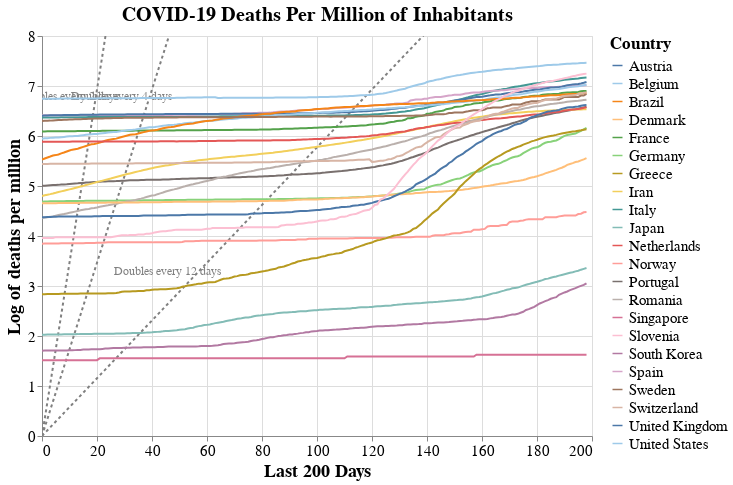

The notebook cell this image was saved under:
### Code cell
#hide_input
# Stack data to get it to Altair dataframe format
data_countries_pc2 = data_countries_pc.copy()
for i in range(0,len(countries)):
    data_countries_pc2[i] = data_countries_pc2[i].reset_index()
    data_countries_pc2[i]['n_days'] = data_countries_pc2[i].index
    data_countries_pc2[i]['log_cases'] = np.log(data_countries_pc2[i]["total_cases"])
data_plot = data_countries_pc2[0]
for i in range(1, len(countries)):    
    data_plot = pd.concat([data_plot, data_countries_pc2[i]], axis=0)
data_plot["trend_2days"] = np.log(2)/2*data_plot["n_days"]
data_plot["trend_4days"] = np.log(2)/4*data_plot["n_days"]
data_plot["trend_12days"] = np.log(2)/12*data_plot["n_days"]
data_plot["trend_2days_label"] = "Doubles every 2 days"
data_plot["trend_4days_label"] = "Doubles evey 4 days"
data_plot["trend_12days_label"] = "Doubles every 12 days"


# Plot it using Altair
source = data_plot

scales = alt.selection_interval(bind='scales', zoom=False)
selection = alt.selection_multi(fields=['location'], bind='legend')

base = alt.Chart(source, title = "COVID-19 Deaths Per Million of Inhabitants").encode(
    x = alt.X('n_days:Q', title = "Last 200 Days"),
    y = alt.Y("log_cases:Q",title = "Log of deaths per million"),
    color = alt.Color('location:N', legend=alt.Legend(title="Country", labelFontSize=15, titleFontSize=17),
                     scale=alt.Scale(scheme='tableau20')),
    opacity = alt.condition(selection, alt.value(1), alt.value(0.1))
)

lines = base.mark_line().add_selection(
    scales
).add_selection(
    selection
).properties(
    width=chart_width,
    height=chart_height
)

trend_2d = alt.Chart(source).encode(
    x = "n_days:Q",
    y = alt.Y("trend_2days:Q",  scale=alt.Scale(domain=(0, max(data_plot["log_cases"])))),
).mark_line(color="grey", strokeDash=[3,3])


labels = pd.DataFrame([{'label': 'Doubles every 2 days', 'x_coord': 11.4, 'y_coord': 6.5},
                       {'label': 'Doubles every 4 days', 'x_coord': 30.5, 'y_coord': 6.5},
                       {'label': 'Doubles every 12 days', 'x_coord': 46, 'y_coord': 3},
                      ])
trend_label = (alt.Chart(labels)
                    .mark_text(align='left', dx=-55, dy=-15, fontSize=12, color="grey")
                    .encode(x='x_coord:Q',
                            y='y_coord:Q',
                            text='label:N')
                   )

trend_4d = alt.Chart(source).mark_line(color="grey", strokeDash=[3,3]).encode(
    x = "n_days:Q",
    y = alt.Y("trend_4days:Q",  scale=alt.Scale(domain=(0, max(data_plot["log_cases"])))),
)

trend_12d = alt.Chart(source).mark_line(color="grey", strokeDash=[3,3]).encode(
    x = "n_days:Q",
    y = alt.Y("trend_12days:Q",  scale=alt.Scale(domain=(0, max(data_plot["log_cases"])))),
)


plot1= (
(trend_2d + trend_4d + trend_12d + trend_label + lines)
.configure_title(fontSize=20)
.configure_axis(labelFontSize=15,titleFontSize=18)
)
#plot1.save(("../images/covid-permillion-trajectories.png"))
plot1

### Figure 1 — Vega-Lite specification as saved in the notebook (floating-point values rounded to 4 significant figures; data arrays with more than 128 entries replaced by an {"elided": "..."} marker saying what was removed)
{"config": {"view": {"continuousWidth": 400, "continuousHeight": 300}, "axis": {"labelFontSize": 15, "titleFontSize": 18}, "title": {"fontSize": 20}}, "layer": [{"mark": {"type": "line", "color": "grey", "strokeDash": [3, 3]}, "encoding": {"x": {"type": "quantitative", "field": "n_days"}, "y": {"type": "quantitative", "field": "trend_2days", "scale": {"domain": [0, 7.464]}}}}, {"mark": {"type": "line", "color": "grey", "strokeDash": [3, 3]}, "encoding": {"x": {"type": "quantitative", "field": "n_days"}, "y": {"type": "quantitative", "field": "trend_4days", "scale": {"domain": [0, 7.464]}}}}, {"mark": {"type": "line", "color": "grey", "strokeDash": [3, 3]}, "encoding": {"x": {"type": "quantitative", "field": "n_days"}, "y": {"type": "quantitative", "field": "trend_12days", "scale": {"domain": [0, 7.464]}}}}, {"data": {"name": "data-13c4f93976c60aa962d24f9adc06bd66"}, "mark": {"type": "text", "align": "left", "color": "grey", "dx": -55, "dy": -15, "fontSize": 12}, "encoding": {"text": {"type": "nominal", "field": "label"}, "x": {"type": "quantitative", "field": "x_coord"}, "y": {"type": "quantitative", "field": "y_coord"}}}, {"data": {"name": "data-2f120e183b76af58a34b856e17b275c2"}, "mark": "line", "encoding": {"color": {"type": "nominal", "field": "location", "legend": {"labelFontSize": 15, "title": "Country", "titleFontSize": 17}, "scale": {"scheme": "tableau20"}}, "opacity": {"condition": {"value": 1, "selection": "selector022"}, "value": 0.1}, "x": {"type": "quantitative", "field": "n_days", "title": "Last 200 Days"}, "y": {"type": "quantitative", "field": "log_cases", "title": "Log of deaths per million"}}, "height": 400, "selection": {"selector021": {"type": "interval", "bind": "scales", "zoom": false}, "selector022": {"type": "multi", "fields": ["location"], "bind": "legend"}}, "title": "COVID-19 Deaths Per Million of Inhabitants", "width": 550}], "data": {"name": "data-2f120e183b76af58a34b856e17b275c2"}, "$schema": "https://vega.github.io/schema/vega-lite/v4.8.1.json", "datasets": {"data-2f120e183b76af58a34b856e17b275c2": {"elided": "4378 records"}, "data-13c4f93976c60aa962d24f9adc06bd66": [{"label": "Doubles every 2 days", "x_coord": 11.4, "y_coord": 6.5}, {"label": "Doubles every 4 days", "x_coord": 30.5, "y_coord": 6.5}, {"label": "Doubles every 12 days", "x_coord": 46.0, "y_coord": 3.0}]}}
